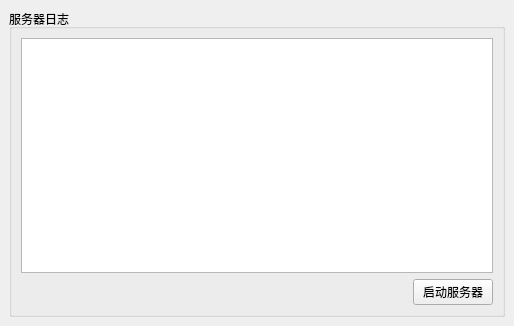
<?xml version="1.0" encoding="UTF-8"?>
<ui version="4.0">
 <class>MainWindow</class>
 <widget class="QMainWindow" name="MainWindow">
  <property name="geometry">
   <rect>
    <x>0</x>
    <y>0</y>
    <width>514</width>
    <height>326</height>
   </rect>
  </property>
  <property name="windowTitle">
   <string>服务器</string>
  </property>
  <widget class="QWidget" name="centralwidget">
   <layout class="QVBoxLayout" name="verticalLayout_2">
    <item>
     <widget class="QGroupBox" name="groupBox">
      <property name="title">
       <string>服务器日志</string>
      </property>
      <layout class="QVBoxLayout" name="verticalLayout">
       <item>
        <widget class="QTextEdit" name="logEditor"/>
       </item>
       <item>
        <layout class="QHBoxLayout" name="horizontalLayout">
         <item>
          <spacer name="horizontalSpacer">
           <property name="orientation">
            <enum>Qt::Orientation::Horizontal</enum>
           </property>
           <property name="sizeHint" stdset="0">
            <size>
             <width>40</width>
             <height>20</height>
            </size>
           </property>
          </spacer>
         </item>
         <item>
          <widget class="QPushButton" name="startStopButton">
           <property name="text">
            <string>启动服务器</string>
           </property>
          </widget>
         </item>
        </layout>
       </item>
      </layout>
     </widget>
    </item>
   </layout>
  </widget>
 </widget>
 <resources/>
 <connections/>
</ui>
